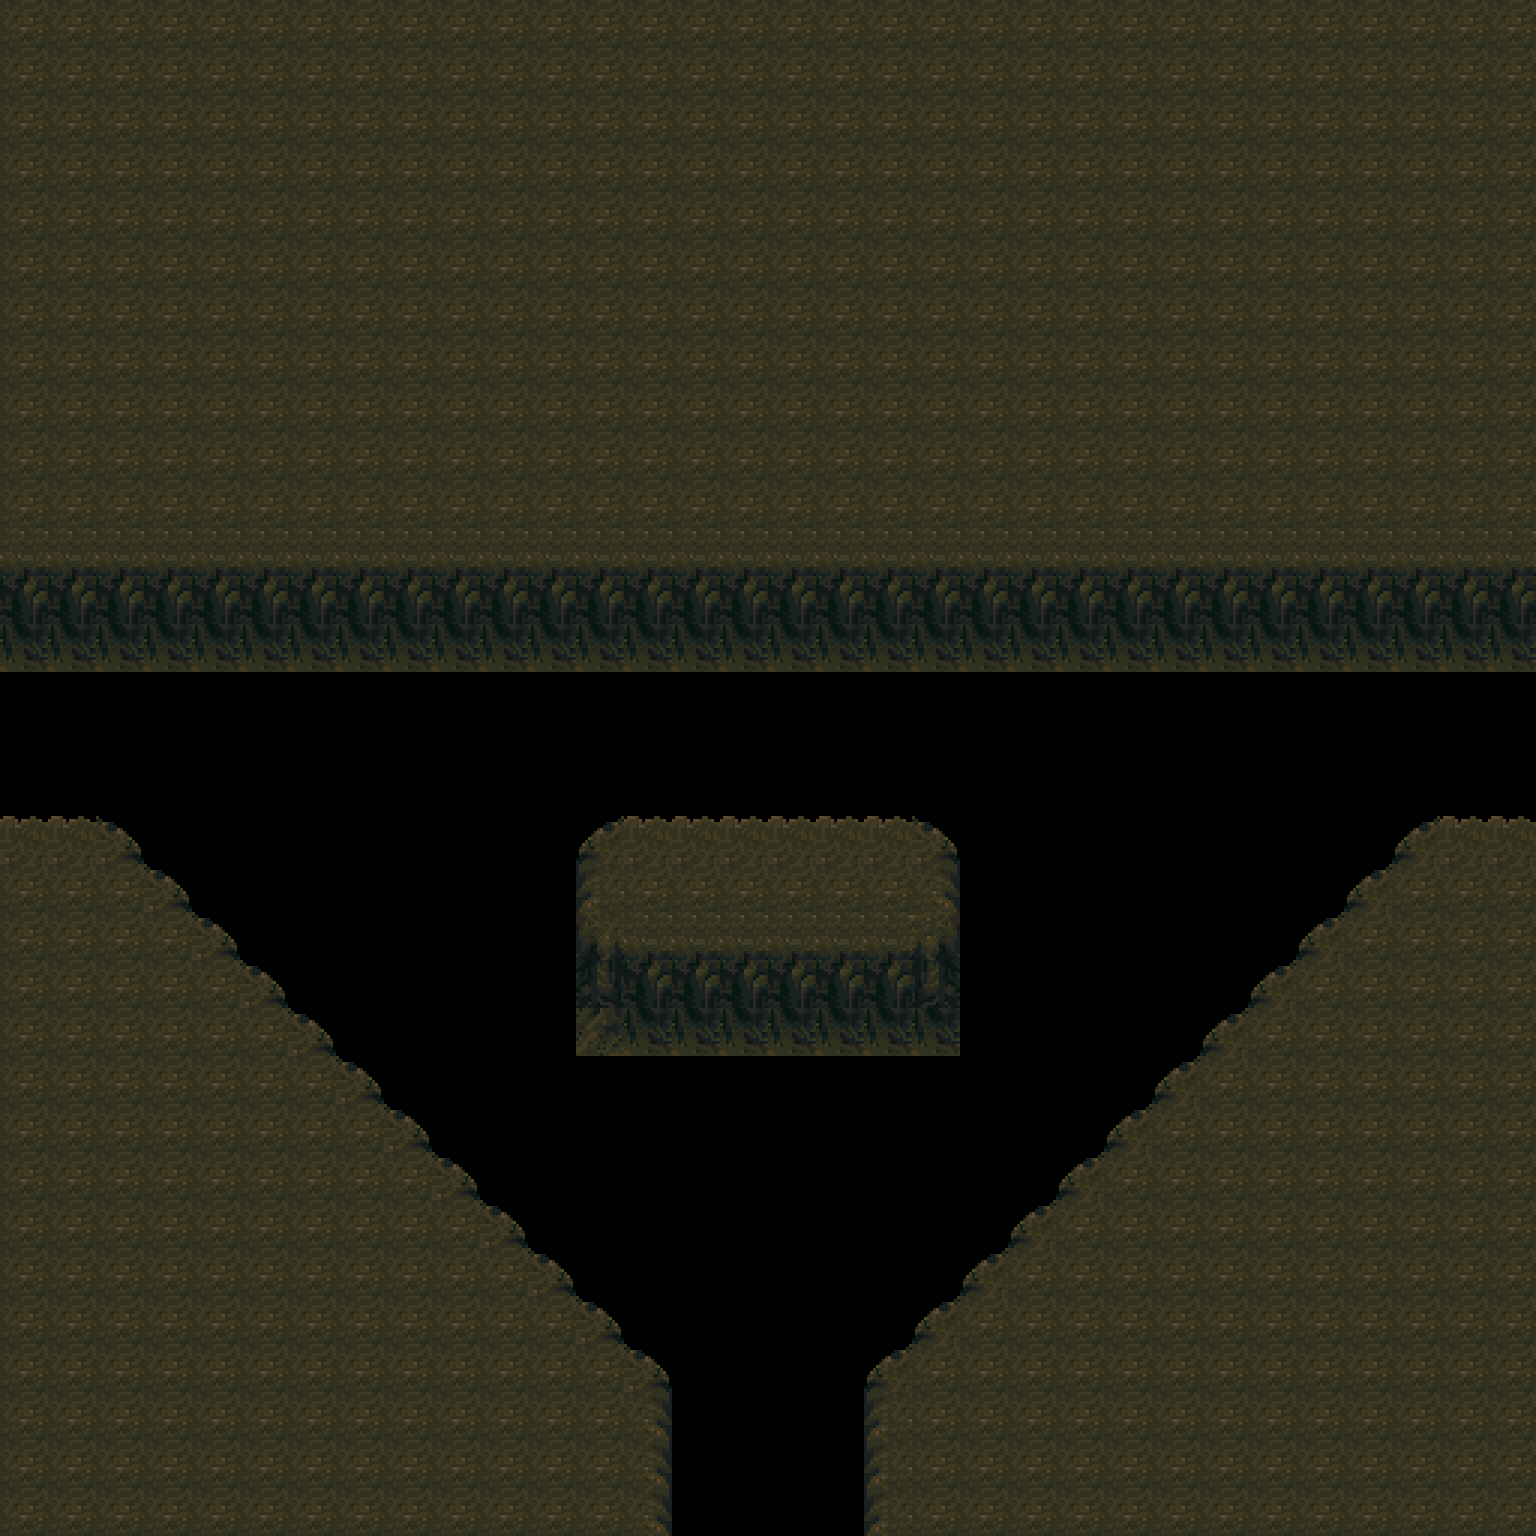

A 2D game scene composited from a Tiled map and its tileset images. What follows is a short description and the map's XML, with each tile layer's data collapsed to a summary:
An orthogonal 32x32 tile map with 48x48 px tiles, 1 tile layer (Furnishing), 1 hidden layer not drawn.

<map version="1.2" tiledversion="1.3.4" orientation="orthogonal" renderorder="right-down" width="32" height="32" tilewidth="48" tileheight="48" infinite="0" nextlayerid="3" nextobjectid="1">
 <tileset firstgid="1" source="CaveInner.tsx" />
 <layer id="2" name="Floor" width="32" height="32" visible="0">
  <data>[1024 cells, 1024 non-empty, 1 distinct tile ids]</data>
 </layer>
 <layer id="1" name="Furnishing" width="32" height="32">
  <data>[1024 cells, 776 non-empty, 14 distinct tile ids]</data>
 </layer>
</map>
